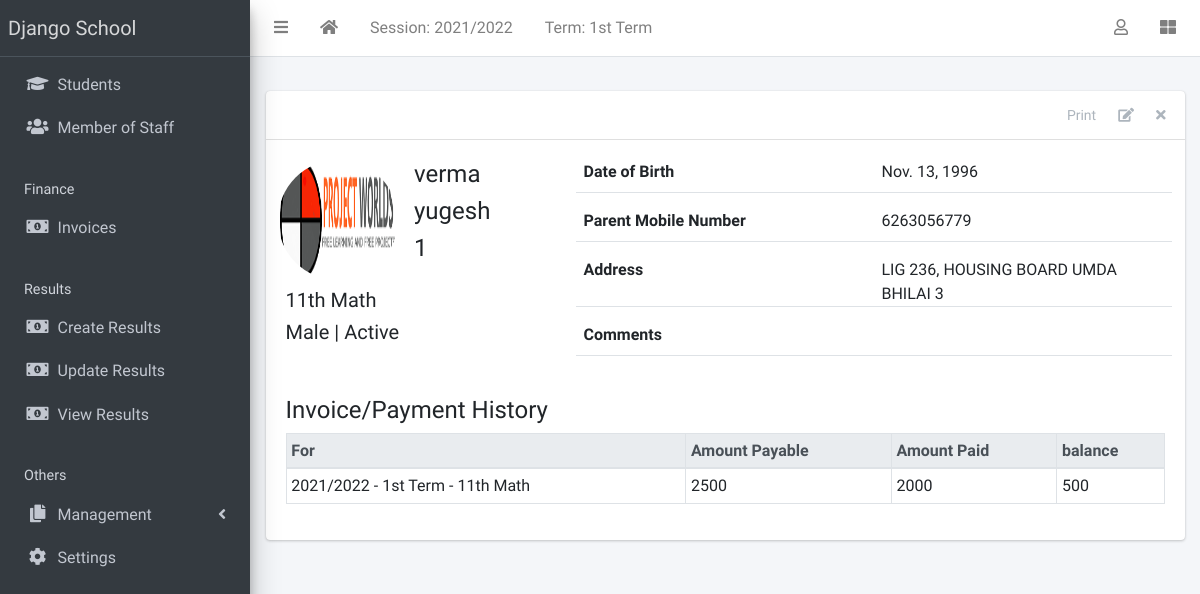
The page /student/1/ (signed in) on the database its author committed.
### apps/corecode/models.py (models this page shows, shortened)
class AcademicSession(models.Model):
    name = models.CharField(max_length=200, unique=True)
    current = models.BooleanField(default=True)
    class Meta:
        ordering = ["-name"]
    def __str__(self):
        return self.name

class AcademicTerm(models.Model):
    name = models.CharField(max_length=20, unique=True)
    current = models.BooleanField(default=True)
    class Meta:
        ordering = ["name"]
    def __str__(self):
        return self.name

class SiteConfig(models.Model):
    key = models.SlugField()
    value = models.CharField(max_length=200)

class StudentClass(models.Model):
    name = models.CharField(max_length=200, unique=True)
    class Meta:
        verbose_name = "Class"
        verbose_name_plural = "Classes"
        ordering = ["name"]
    def __str__(self):
        return self.name

### apps/students/models.py (models this page shows, shortened)
class Student(models.Model):
    STATUS_CHOICES = [("active", "Active"), ("inactive", "Inactive")]
    GENDER_CHOICES = [("male", "Male"), ("female", "Female")]
    current_status = models.CharField(
        max_length=10, choices=STATUS_CHOICES, default="active"
    )
    registration_number = models.CharField(max_length=200, unique=True)
    surname = models.CharField(max_length=200)
    firstname = models.CharField(max_length=200)
    other_name = models.CharField(max_length=200, blank=True)
    gender = models.CharField(max_length=10, choices=GENDER_CHOICES, default="male")
    date_of_birth = models.DateField(default=timezone.now)
    current_class = models.ForeignKey(
        StudentClass, on_delete=models.SET_NULL, blank=True, null=True
    )
    date_of_admission = models.DateField(default=timezone.now)
    mobile_num_regex = RegexValidator(
        regex="^[0-9]{10,15}$", message="Entered mobile number isn't in a right format!"
    )
    parent_mobile_number = models.CharField(
        validators=[mobile_num_regex], max_length=13, blank=True
    )
    address = models.TextField(blank=True)
    others = models.TextField(blank=True)
    passport = models.ImageField(blank=True, upload_to="students/passports/")
    class Meta:
        ordering = ["surname", "firstname", "other_name"]

### apps/finance/models.py (models this page shows, shortened)
class Invoice(models.Model):
    student = models.ForeignKey(Student, on_delete=models.CASCADE)
    session = models.ForeignKey(AcademicSession, on_delete=models.CASCADE)
    term = models.ForeignKey(AcademicTerm, on_delete=models.CASCADE)
    class_for = models.ForeignKey(StudentClass, on_delete=models.CASCADE)
    balance_from_previous_term = models.IntegerField(default=0)
    status = models.CharField(
        max_length=20,
        choices=[("active", "Active"), ("closed", "Closed")],
        default="active",
    )
    class Meta:
        ordering = ["student", "term"]
    def balance(self):
        payable = self.total_amount_payable()
        paid = self.total_amount_paid()
        return payable - paid
    def amount_payable(self):
        items = InvoiceItem.objects.filter(invoice=self)
        total = 0
        for item in items:
            total += item.amount
        return total
    def total_amount_payable(self):
        return self.balance_from_previous_term + self.amount_payable()
    def total_amount_paid(self):
        receipts = Receipt.objects.filter(invoice=self)
        amount = 0
        for receipt in receipts:
            amount += receipt.amount_paid
        return amount

class InvoiceItem(models.Model):
    invoice = models.ForeignKey(Invoice, on_delete=models.CASCADE)
    description = models.CharField(max_length=200)
    amount = models.IntegerField()

class Receipt(models.Model):
    invoice = models.ForeignKey(Invoice, on_delete=models.CASCADE)
    amount_paid = models.IntegerField()
    date_paid = models.DateField(default=timezone.now)
    comment = models.CharField(max_length=200, blank=True)

### apps/students/views.py (the view)
# urls.py: path("<int:pk>/", StudentDetailView.as_view(), name="student-detail"),
class StudentDetailView(LoginRequiredMixin, DetailView):
    model = Student
    template_name = "students/student_detail.html"
    def get_context_data(self, **kwargs):
        context = super(StudentDetailView, self).get_context_data(**kwargs)
        context["payments"] = Invoice.objects.filter(student=self.object)
        return context

### apps/corecode/context_processors.py (called while the page is built)
def site_defaults(request):
    current_session = AcademicSession.objects.get(current=True)
    current_term = AcademicTerm.objects.get(current=True)
    vals = SiteConfig.objects.all()
    contexts = {
        "current_session": current_session.name,
        "current_term": current_term.name,
    }
    for val in vals:
        contexts[val.key] = val.value
    return contexts

### apps/students/templates/students/student_detail.html (shortened to what this page needs)
{% extends 'base.html' %}
{% load static %}
{% block content-header %}
<div class="card-header">
  <div class="card-tools">
    <a href="#" class="btn btn-tool">Print</a>
    <a href="{% url 'student-update' object.id %}" class="btn btn-tool">
      <i class="fas fa-edit"></i>
    </a>
    <a href="{% url 'student-delete' object.id %}" class="btn btn-tool">
      <i class="fas fa-times"></i>
    </a>
  </div>
</div>
{% endblock content-header %}
{% block content %}
    <div class="row mb-4">
      <div class="col-sm-4">
        <div class="row mb-2">
          {% if object.passport %}
            <img
              src="{{ object.passport.url }}"
              class="float-left rounded-circle mr-3" style="width: 120px; height: 120px;">
          {% else %}
            <img
              src="{% static 'dist/img/avatar.png' %}"
              class="float-left rounded-circle mr-3" style="width: 120px; height: 120px;">
          {% endif %}
          <div class="float-right">
            <h4>{{ object.surname }} </h4>
            <h4>{{ object.firstname }} </h4>
            <h4>{{ object.registration_number }} </h4>
          </div>
        </div>
        <h5>{{ object.current_class }} </h5>
        <h5>{{ object.get_gender_display }} | {{ object.get_current_status_display }}</h5>
      </div>
      <div class="col-sm-8">
        <div>
          <div class="form-group border-bottom row">
            <label class="col">
              Date of Birth
            </label>
            <div class="col">
              {{ object.date_of_birth }}
            </div>
          </div>
          <div class="form-group border-bottom row">
            <label class="col">
              Parent Mobile Number
            </label>
            <div class="col">
              {{ object.parent_mobile_number}}
            </div>
          </div>
          <div class="form-group border-bottom row">
            <label class="col">
              Address
            </label>
            <div class="col">
              {{ object.address }}
            </div>
          </div>
          <div class="form-group border-bottom row">
            <label class="col">
              Comments
            </label>
            <div class="col">
            </div>
          </div>
        </div>
      </div>
    </div>
    <h4>Invoice/Payment History</h4>
    {% if payments %}
      <table class="table table-sm table-bordered table-hover">
        <thead class="thead-light">
          <tr>
            <th>For</th>
            <th>Amount Payable</th>
            <th>Amount Paid</th>
            <th>balance</th>
          </tr>
        </thead>
        <tbody>
          {% for payment in payments %}
            <tr class='clickable-row' data-href="{% url 'invoice-detail' payment.id %}">
              <td>{{payment.session}} - {{payment.term}} - {{ payment.class_for}}</td>
              <td>{{payment.total_amount_payable}}</td>
              <td>{{payment.total_amount_paid}}</td>
              <td>{{payment.balance}}</td>
            </tr>
          {% endfor %}
        </tbody>
      </table>
    {% else %}
        <p>There are no payment history for {{object}}</p>
    {% endif %}
{% endblock content %}

### templates/base.html (shortened to what this page needs)
{% load static %}
<!DOCTYPE html>
<html lang="en">
<head>
  <link rel="stylesheet" href="{% static 'plugins/fontawesome-free/css/all.min.css' %}">
  <link rel="stylesheet" href="{% static 'plugins/toastr/toastr.min.css' %}">
  <link rel="stylesheet"
    href="{% static 'plugins/overlayScrollbars/css/OverlayScrollbars.min.css' %}">
  <link rel="stylesheet" href="{% static 'plugins/Datatables/datatables.min.css' %}" />
  <link rel="stylesheet" href="{% static 'dist/css/adminlte.min.css' %}">
</head>
<body
  class="hold-transition sidebar-mini layout-fixed layout-navbar-fixed layout-footer-fixed">
  <div class="wrapper">
    <nav class="main-header navbar navbar-expand navbar-white navbar-light">
      <ul class="navbar-nav">
        <li class="nav-item">
          <a class="nav-link" data-widget="pushmenu" href="#" role="button"><i
              class="fas fa-bars"></i></a>
        </li>
        <li class="nav-item d-none d-sm-inline-block">
          <a href="{% url 'home' %} " class="nav-link"><i class="fa fa-home"></i></a>
        </li>
        <li class="nav-item d-none d-sm-inline-block">
          <a href="{% url 'current-session' %}" class="nav-link">Session: {{ current_session }}</a>
        </li>
        <li class="nav-item d-none d-sm-inline-block">
          <a href="{% url 'current-session' %}" class="nav-link">Term: {{ current_term }}</a>
        </li>
      </ul>
      <ul class="navbar-nav ml-auto">
        <li class="nav-item dropdown">
          <a class="nav-link" data-toggle="dropdown" href="#">
            <i class="far fa-user"></i>
          </a>
        </li>
        <li class="nav-item">
          <a class="nav-link" data-widget="control-sidebar" data-slide="true"
            href="#" role="button"><i class="fas fa-th-large"></i></a>
        </li>
      </ul>
    </nav>
    <aside class="main-sidebar sidebar-dark-primary elevation-4">
      <a href="{% url 'home' %}" class="brand-link">{{ school_name | default:"MySchool" }}</a>
      <div class="sidebar">
        <nav class="mt-2">
          <ul class="nav nav-pills nav-sidebar flex-column"
            data-widget="treeview" role="menu" data-accordion="false">
            <li class="nav-item">
              <a href="{% url 'student-list' %}" class="nav-link">
                <i class="nav-icon fas fa-graduation-cap"></i>
                <p>
                  Students
                </p>
              </a>
            </li>
            <li class="nav-item">
              <a href="{% url 'staff-list' %}" class="nav-link">
                <i class="nav-icon fas fa-users"></i>
                <p>
                  Member of Staff
                </p>
              </a>
            </li>
            <li class="nav-header">Finance</li>
            <li class="nav-item">
              <a href="{% url 'invoice-list' %}" class="nav-link">
                <i class="nav-icon fas fa-money-bill-alt"></i>
                <p>
                  Invoices
                </p>
              </a>
            </li>
            <li class="nav-header">Results</li>
            <li class="nav-item">
              <a href="{% url 'create-result' %}" class="nav-link">
                <i class="nav-icon fas fa-money-bill-alt"></i>
                <p>
                  Create Results
                </p>
              </a>
            </li>
            <li class="nav-item">
              <a href="{% url 'edit-results' %}" class="nav-link">
                <i class="nav-icon fas fa-money-bill-alt"></i>
                <p>
                  Update Results
                </p>
              </a>
            </li>
            <li class="nav-item">
              <a href="{% url 'view-results' %}" class="nav-link">
                <i class="nav-icon fas fa-money-bill-alt"></i>
                <p>
                  View Results
                </p>
              </a>
            </li>
            <li class="nav-header">Others</li>
            <li class="nav-item has-treeview">
              <a href="#" class="nav-link">
                <i class="nav-icon fas fa-copy"></i>
                <p>
                  Management
                  <i class="fas fa-angle-left right"></i>
                </p>
              </a>
            </li>
            <li class="nav-item">
              <a href="{% url 'configs' %}" class="nav-link">
                <i class="nav-icon fas fa-cog"></i>
                <p>
                  Settings
                </p>
              </a>
            </li>
          </ul>
        </nav>
      </div>
    </aside>
    <div class="content-wrapper">
      <section class="content-header">
      </section>
      <section class="content">
        <div class="container-fluid">
          <div class="row">
            <div class="col-md-12">
              {% block fullcard %}
              <div class="card">
                {% block content-header %}{% endblock content-header %}
                <div class="card-body">
                  <div class="row">
                    <div class="col">
                      {% block content %}
                      {% endblock content %}
                    </div>
                  </div>
                </div>
              </div>
              {% endblock fullcard %}
            </div>
          </div>
        </div>
      </section>
    </div>
  </div>
</body>
</html>

### rows shown on the page
AcademicSession: name "2021/2022"
AcademicTerm: name "1st Term"
SiteConfig: value "Django School"
Student: passport (picture), surname "verma", firstname "yugesh", registration_number "1", current_class "11th Math", gender "Male", current_status "Active", date_of_birth "Nov. 13, 1996", parent_mobile_number "6263056779", address "LIG 236, HOUSING BOARD UMDA BHILAI 3"
Invoice: session "2021/2022", term "1st Term", class_for "11th Math", total_amount_payable "2500", total_amount_paid "2000", balance "500"
